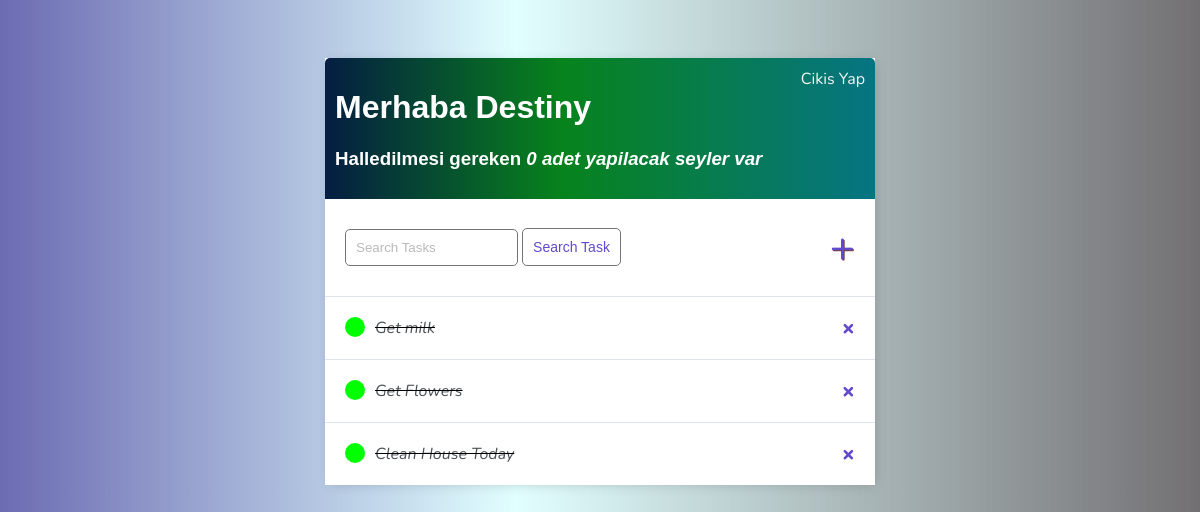
The app's page / (signed in) with its own data.
### todo/models.py (models this page shows)
class Task(models.Model):
    user = models.ForeignKey(User, on_delete=models.CASCADE, null=True, blank=True)
    title = models.CharField(max_length=200, null=True)
    description = models.TextField(null=True, blank=True)
    complete = models.BooleanField(default=False)
    created = models.DateTimeField(auto_now_add=True)
    def __str__(self):
        return self.title
    class Meta:
        ordering = ['complete']

### todo/views.py (the view)
# urls.py: path('', TaskList.as_view(), name="task"),
class TaskList(LoginRequiredMixin, ListView):
    model = Task
    context_object_name = 'task'
    def get_context_data(self, **kwargs):
        context = super().get_context_data(**kwargs)
        context['task'] = context['task'].filter(user=self.request.user)
        context['count'] = context['task'].filter(complete=False).count()
        search_input = self.request.GET.get('search-area') or ''
        if search_input:
            context['task'] = context['task'].filter(title__icontains = search_input)
            context['search_input'] = search_input
        return context

### todo/templates/todo/task_list.html
{% extends 'todo/main.html' %}
{% block content %}
<div class="header-bar">
    <div>
        <h1>Merhaba {{ request.user|title }}</h1>
        <h3>Halledilmesi gereken <i>{{ count }} adet yapilacak sey{{ count|pluralize:'ler' }}  var</i></h3>
    </div>
    {% if request.user.is_authenticated %}
    <a href="{% url 'logout' %}">Cikis Yap</a>
    {% else %}
    <a href="{% url 'login' %}">Giris Yap</a>
{% endif %}
</div>
<div id="search-add-wrapper">
    <form action="" method="get">
        <input type="text" name="search-area" placeholder="Search Tasks ">
        <input class="button" type="submit" value="Search Task">
    </form>
    <a id="add-link" href="{% url 'task-create' %}">&#x2b;</a>
</div>
<div class="card-bdy">
<div class="task-items-wrapper">
    {% for tasks in task %}
    <div class="task-wrapper">
        {% if tasks.complete %}
        <div class="task-title">
            <div class="task-complete-icon"></div>
            <i><s><a href="{% url 'tasks-update' tasks.id%}">{{ tasks }}</a></s></i>
        </div>
        <a class="delete-link" href="{% url 'tasks-delete' tasks.id %}">&#215;</a>
        {% else %}
        <div class="task-title">
            <div class="task-incomplete-icon"></div>
            <a href="{% url 'tasks-update' tasks.id%}">{{ tasks }}</a>
        </div>
        <a class="delete-link" href="{% url 'tasks-delete' tasks.id %}">&#215;</a>
        {% endif %}
    </div>
    {% empty %}
    <h3>Liste Bos</h3>
    <a href="{% url 'task-create' %}">Yeni Yapilacak Ekle</a>
    {% endfor %}
</div>
</div>
{% endblock content %}

### todo/templates/todo/main.html (style rules this page uses)
body { background: linear-gradient(90deg, #0c0c819b 0%, #69ffff32 43%, #1a161b9d 100%); font-family: 'Nunito', sans-serif; padding-top: 50px; }
.header-bar { display: flex; justify-content: space-between; color: #fff; padding: 10px; border-radius: 5px 5px 0 0; background: linear-gradient(90deg, #051d42 0%, #07831c 43%, #067483 100%); }
h1, h2, h3, h4, h5, h6 { font-family: 'Raleway', sans-serif; }
.task-wrapper { display: flex; align-items: center; justify-content: space-between; background-color: #fff; border-top: 1px solid #dfe4ea; overflow: hidden; }
.task-title { display: flex; padding: 20px; }
.task-title a { text-decoration: none; color: #4b5156; margin-left: 10px; }
.task-complete-icon { height: 20px; width: 20px; background-color: rgb(0, 255, 0); border-radius: 50%; }
.delete-link { text-decoration: none; font-weight: 900; color: #6249cf; font-size: 22px; line-height: 0; padding: 20px 20px; }
.header-bar a { color: rgb(247, 247, 247); text-decoration: none; }
#search-add-wrapper { display: flex; justify-content: space-between; align-items: center; padding: 20px; }
input[type=text], input[type=password], textarea { border: 1px solid #757575; border-radius: 5px; padding: 10px; width: 50%; }
::placeholder { font-weight: 300; opacity: 0.5; }
.button { border: 1px solid #757575; background-color: #FFF; color: #6249cf; padding: 10px; font-size: 14px; border-radius: 5px; cursor: pointer; }
#add-link { color: #6249cf; text-decoration: none; font-size: 42px; text-shadow: 1px 1px #81413b; }

### records on screen
Task: title "Get milk"
Task: title "Get Flowers"
Task: title "Clean House Today"

### other values on screen
{{ request.user|title }} "Destiny"
{{ count }} "0"
